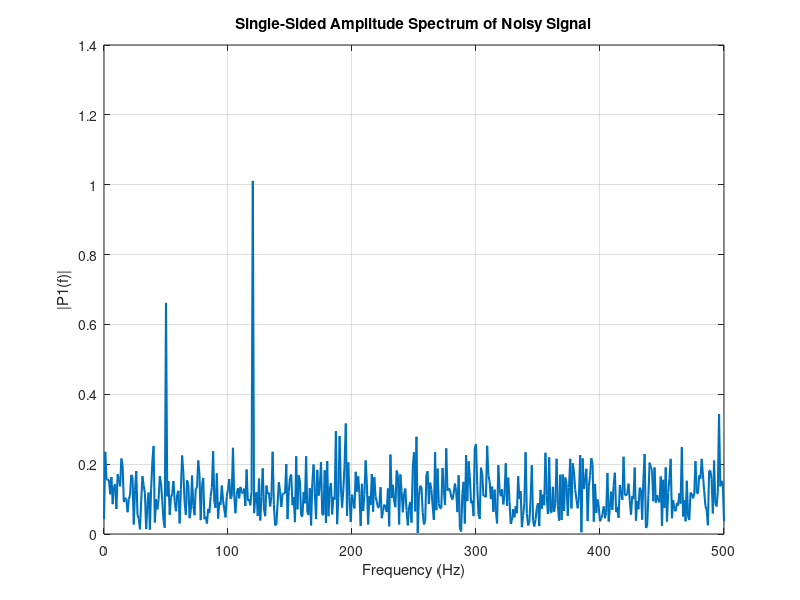

Write the MATLAB code that produced this figure.
% Signal Parameters
Fs = 1000;            
T = 1/Fs;             
L = 1000;     %samples        
t = (0:L-1)*T;       


signal = 0.7 * sin(2*pi*50*t) + sin(2*pi*120*t);
noisySignal = signal + 2*randn(size(t)); %noise


Y = fft(noisySignal);


P2 = abs(Y/L);          
P1 = P2(1:L/2+1);       
P1(2:end-1) = 2*P1(2:end-1);


f = Fs*(0:(L/2))/L;


figure;
plot(f, P1, 'LineWidth', 1.5);
title('Single-Sided Amplitude Spectrum of Noisy Signal');
xlabel('Frequency (Hz)');
ylabel('|P1(f)|');
grid on;
